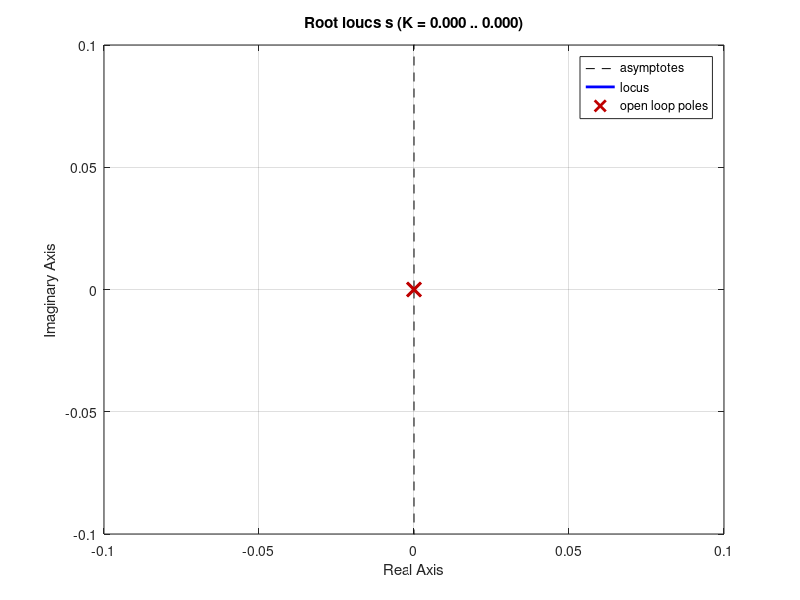

Recreate this plot in MATLAB.
%% Laboratory 3 - Session 5

close all;
clear;
clc;

%Initialization of variables
simul_t = 10; 

M = 1; %kg
G = 9.8; %m/s^2
Kt = 3.575*10^(-5); %N/(rad/s)^2

Z_0 = 2; 
Omega_0 =  sqrt((G*M)/Kt);
U_0 = Omega_0;

%% 3.4 Root-Locus of a transfer function

%transfer function 1/(s^2)

 s= tf(-1, [1 0 0]); 
 rlocus (s)